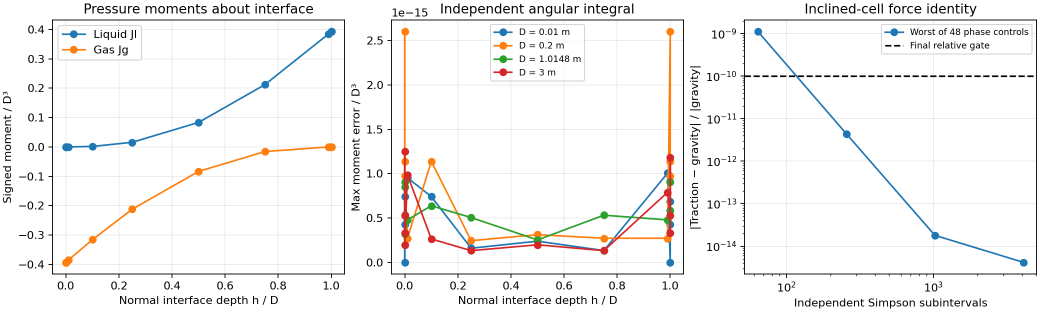
#> input picture src/test/resources/neqsim/process/equipment/pipeline/hydrostatic-pressure-moments/qualification.png, 2080 x 624 px (shown at 1/2 size); its folder holds only this picture in this run
$ python pfd_layout_check.py ../src/test/resources/neqsim/process/equipment/pipeline/hydrostatic-pressure-moments/qualification.png
#> lines starting #> are read from the running program, lines starting #| are printed output that depends on the picture
#!/usr/bin/env python
"""Deterministic layout checker for process flow diagrams (PFD, BFD, P&ID sketches, flow diagrams).

Every flow diagram must pass this check before it is placed in a report, drawing set or deliverable
(see the ``pfd-layout-review`` agent and the ``neqsim-pfd-layout-review`` skill). The checker works on the
*geometry* of the diagram, not on pixels, so it is exact and repeatable:

* **Spec (JSON/dict)**: the generator exports nodes, edges, labels and canvas (``neqsim.pfd_layout.v1``;
  :mod:`pfd_diagram` does this for matplotlib generators). Preferred input.
* **SVG**: parsed into the same model (rect/circle/polygon/polyline/path/text; ``data-tag`` groups are nodes,
  ``data-stream`` groups are edges, as written by ``psr_diagrams``). Text boxes are estimated from font size.
* **PNG/JPG**: raster only. Structural checks are impossible, so the result is capped at WARN
  (``RASTER_ONLY``) and a visual inspection checklist is returned; only whitespace, clipping and
  resolution are measured.

Findings carry a stable ``code``, a severity (ERROR, WARN, INFO), the objects involved, the location and a
concrete fix-up. Status: FAIL if any ERROR, WARN if any WARN, else PASS. A layout score (0-100) summarises
the penalties. Waivers recorded in the spec (``"waivers": [{"code": ..., "reason": ...}]``) turn a code
into INFO and are listed in the report.

Coordinates: x to the right, y DOWN (SVG convention); boxes are ``[x, y, w, h]``.

Usage::

    python pfd_layout_check.py figure.svg other_spec.json --json review.json --md review.md
    python -m pfd_layout_check sheets/*.svg --out-dir pfd_layout_review --strict

Exit code: 0 PASS, 1 WARN, 2 FAIL (with ``--strict`` WARN is also exit 2).
"""
from __future__ import annotations

import argparse
import json
import math
import os
import re
import sys
import xml.etree.ElementTree as ET

SCHEMA = "neqsim.pfd_layout.v1"
ERROR, WARN, INFO = "ERROR", "WARN", "INFO"

DEFAULT_OPTIONS = {
    "min_font_pt_warn": 5.0,
    "min_font_pt_error": 3.5,
    "default_intended_width_mm": 160.0,
    "label_touch_margin": 0.25,  # fraction of the label height
    "attach_tol_frac": 0.006,  # fraction of the canvas diagonal
    "min_box_gap_frac": 0.012,
    "min_port_sep_frac": 0.03,
    "empty_pocket_frac": 0.14,
    "off_center_frac": 0.15,
    "quadrant_share_min": 0.08,
    "feed_left_frac": 0.5,
    "product_left_frac": 0.3,
    "backward_edge_frac": 0.34,
    "max_crossings": 0,
    "require_tags": None,  # None: PFD and P&ID sketches need tags, BFD does not
    "require_stream_ids": None,  # None: PFD and P&ID sketches need stream ids, BFD does not
    "require_legend": None,  # None: needed when two or more line styles are used
    "require_footer": True,
}

EQUIPMENT_KINDS = {"vessel", "separator", "scrubber", "column", "absorber", "contactor", "stripper", "tower",
                   "hx", "exchanger", "cooler", "heater", "reboiler", "condenser", "pump", "compressor", "expander",
                   "turbine", "tank", "filter", "coalescer", "hydrocyclone", "reactor", "furnace", "valve", "choke",
                   "drum", "mixer", "splitter", "equipment", "unit"}
NO_TAG_KINDS = {"boundary", "feed", "product", "junction", "note", "block", "node", "offpage", "connector", "terminal",
                "pipe", "legend", "title"}
COLUMN_KINDS = {"column", "absorber", "contactor", "stripper", "tower"}
GAS_FLUIDS = {"gas", "vapor", "vapour", "air", "fuelgas", "flashgas", "steam"}
LIQUID_FLUIDS = {"oil", "water", "liquid", "glycol", "teg", "meg", "condensate", "hc", "lean", "rich", "brine"}
TAG_RE = re.compile(r"\b\d{1,3}[A-Z]{1,3}[-_ ]?\d{2,5}[A-Z]{0,2}\b|\b[A-Z]{1,4}[-_]\d{2,5}[A-Z]?\b|\b[A-Z]{2,5}\d{3,5}[A-Z]?\b")
STREAM_RE = re.compile(r"^\s*(?:S|stream\s*)?\d{1,4}\s*$", re.I)

PENALTY = {ERROR: 8.0, WARN: 3.0, INFO: 0.0}


# --------------------------------------------------------------------------------------------- geometry
def rect_of(b):
    x, y, w, h = b
    return (float(x), float(y), float(x) + float(w), float(y) + float(h))


# [4 lines left out: function overlap_area, not called in this run]


def inflate(b, m):
    x, y, w, h = b
    return [x - m, y - m, w + 2 * m, h + 2 * m]


# [81 lines left out: functions seg_inside_rect_len, seg_intersection, point_seg_dist, point_rect_boundary_dist, side_of, estimate_text_bbox, not called in this run]


# --------------------------------------------------------------------------------------------- model
class Finding(dict):
    """A single check result (dict so it serialises directly)."""


class Report:
    """Result of one diagram check."""

    def __init__(self, name, kind):
        self.name = name
        self.kind = kind
        self.findings = []
        self.metrics = {}
        self.waived = []
        self.checklist = []

    def add(self, code, severity, message, fix="", objects=None, at=None):
        self.findings.append(Finding(code=code, severity=severity, message=message, fix=fix,
                                     objects=list(objects or []), at=[round(at[0], 2), round(at[1], 2)] if at else None))

    @property
    def counts(self):
        c = {ERROR: 0, WARN: 0, INFO: 0}
        for f in self.findings:
            c[f["severity"]] += 1
        return c

    @property
    def status(self):
        c = self.counts
        if c[ERROR]:
            return "FAIL"
        if c[WARN]:
            return "WARN"
        return "PASS"

    @property
    def score(self):
        pen = 0.0
        crossing_pen = 0.0
        for f in self.findings:
            if f["code"] == "CROSSING":
                crossing_pen += 2.0 * f.get("count", 1)
            else:
                pen += PENALTY[f["severity"]]
        return round(max(0.0, 100.0 - pen - min(crossing_pen, 20.0)), 1)

    # [81 lines left out: functions to_dict, to_markdown, _norm_spec, _fill_text_bbox, _core, _dedupe, not called in this run]


def _segments(e):
    p = e["points"]
    return [(p[i], p[i + 1]) for i in range(len(p) - 1)]


# [188 lines left out: functions _flow_vector, check_spec, not called in this run]


def _short(t, n=36):
    t = str(t or "").replace("\n", " / ")
    return t if len(t) <= n else t[: n - 1] + "..."


# [412 lines left out: functions _rect_gap, _collect_labels, _connectivity, _crossings_and_overlaps, _collinear_overlap, _arrows and 7 more, not called in this run]


# --------------------------------------------------------------------------------------------- SVG loader
_NUM = re.compile(r"[-+]?(?:\d+\.?\d*|\.\d+)(?:[eE][-+]?\d+)?")


# [5 lines left out: function _f, not called in this run]


def _strip(tag):
    return tag.split("}", 1)[-1]


def _pts(v):
    n = [float(x) for x in _NUM.findall(v or "")]
    return [(n[i], n[i + 1]) for i in range(0, len(n) - 1, 2)]


# [51 lines left out: functions _path_points, load_svg, not called in this run]


# --------------------------------------------------------------------------------------------- raster loader
def check_raster(path, name=None, options=None):
    """Raster-only review: whitespace, clipping, resolution. Structural checks need the source geometry."""
    from PIL import Image  # noqa: WPS433

    o = dict(DEFAULT_OPTIONS)
    o.update(options or {})
    im = Image.open(path).convert("L")
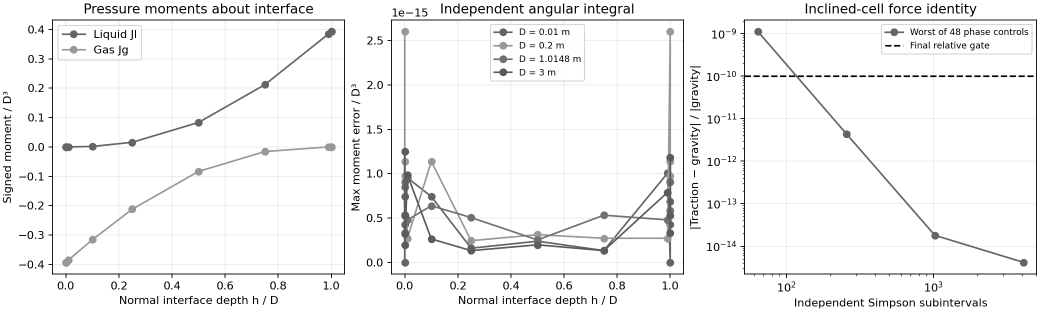
#> im: PIL image 2080x624 L (shown at 1/2 size); min 0, max 255, mean 244.1
    w, h = im.size
#> w = 2080; h = 624
    rep = Report(name or os.path.splitext(os.path.basename(path))[0], "raster")
    px = im.load()
    step = max(1, min(w, h) // 600)
#> step = 1
    xs0, ys0, xs1, ys1 = w, h, 0, 0
#> xs0 = 2080; ys0 = 624; xs1 = 0; ys1 = 0
    nx, ny = 8, 6
    cell = [[0] * nx for _ in range(ny)]
    total = 0
    for y in range(0, h, step):
        for x in range(0, w, step):
            if px[x, y] < 215:
                total += 1
                xs0, xs1 = min(xs0, x), max(xs1, x)
                ys0, ys1 = min(ys0, y), max(ys1, y)
                cell[min(ny - 1, y * ny // h)][min(nx - 1, x * nx // w)] += 1
#> after the loop, total = 80206
    rep.metrics.update({"width_px": w, "height_px": h})
    rep.add("RASTER_ONLY", WARN, "Only a raster image is available: overlaps, crossings, arrowheads and tags cannot be verified",
            "Re-generate the figure from its source geometry (spec/SVG) and check that, then keep the PNG only as a rendering", [])
    rep.checklist = [
        "No boxes overlap or touch; no text overlaps a box or a line",
        "Every line ends in an arrowhead at a box edge; flow reads left to right (feed left, products right)",
        "Stream labels sit beside lines (never on them); stream numbers/tags are present",
        "Lines do not run through boxes; crossings are avoided; merges have a junction dot",
        "Legend, title and status footer present; whitespace balanced; text legible at print size",
    ]
    if total == 0:
        rep.add("BLANK_IMAGE", ERROR, "Image is blank", "Re-render the figure", [])
        return rep
    if w < 900:
        rep.add("LOW_RESOLUTION", WARN, "Image is only %d px wide" % w, "Render at 200 dpi or more", [])
    if xs0 <= 1 or ys0 <= 1 or xs1 >= w - 2 or ys1 >= h - 2:
        rep.add("TEXT_OUTSIDE_CANVAS", ERROR, "Content touches the image border (likely clipped)", "Add margins or enlarge the canvas", [])
    left, right, top, bottom = xs0, w - 1 - xs1, ys0, h - 1 - ys1
#> left = 6; right = 6; top = 7; bottom = 7
    rep.metrics["margins_px"] = [left, right, top, bottom]
    if abs(left - right) > o["off_center_frac"] * w:
        rep.add("WHITESPACE_UNBALANCED", WARN, "Content is off-centre horizontally (margins %d / %d px)" % (left, right), "Re-balance the layout", [])
    empty = sum(1 for r in cell for v in r if v < 0.002 * total)
#> empty = 4
    rep.metrics["empty_cells_of_48"] = empty
    if empty > 0.34 * nx * ny:
        rep.add("WHITESPACE_POCKET", WARN, "%d of %d image regions are empty" % (empty, nx * ny), "Spread the layout over the whole area or crop the canvas", [])
    return rep


# --------------------------------------------------------------------------------------------- review driver
def review(path_or_spec, options=None, kind=None, name=None):
    """Check a spec dict, a ``.json`` spec file, an ``.svg`` drawing or a raster image."""
    if isinstance(path_or_spec, dict):
        return check_spec(path_or_spec, options, name)
    p = str(path_or_spec)
    ext = os.path.splitext(p)[1].lower()
    if ext == ".json":
        with open(p, "r", encoding="utf-8") as fh:
            return check_spec(json.load(fh), options, name or os.path.splitext(os.path.basename(p))[0])
    if ext == ".svg":
        return check_spec(load_svg(p, kind=kind, name=name), options, name)
    if ext in (".png", ".jpg", ".jpeg", ".bmp", ".gif"):
        return check_raster(p, name, options)
    raise ValueError("unsupported diagram file: %s" % p)


def review_many(paths, out_dir=None, options=None, kind=None):
    """Review many files; optionally write one JSON per file, ``summary.json`` and ``review.md``. Returns reports."""
    reports = []
    for p in paths:
        try:
            reports.append((p, review(p, options, kind)))
        except Exception as exc:  # report the failure instead of hiding the figure
            r = Report(os.path.basename(str(p)), "error")
            r.add("CHECK_ERROR", ERROR, "Checker could not read the diagram: %s" % exc, "Provide an SVG, JSON spec or raster", [])
            reports.append((p, r))
    if out_dir:
        os.makedirs(out_dir, exist_ok=True)
        summary = []
        md = ["# PFD layout review", "", "| Diagram | Status | Score | Errors | Warnings |", "|---|---|---|---|---|"]
        for p, r in reports:
            base = re.sub(r"[^A-Za-z0-9_.-]+", "_", os.path.splitext(os.path.basename(str(p)))[0])
            with open(os.path.join(out_dir, base + ".review.json"), "w", encoding="utf-8") as fh:
                json.dump(r.to_dict(), fh, indent=1)
            c = r.counts
            summary.append({"file": str(p), "status": r.status, "score": r.score, "errors": c[ERROR], "warnings": c[WARN]})
            md.append("| %s | %s | %s | %d | %d |" % (os.path.basename(str(p)), r.status, r.score, c[ERROR], c[WARN]))
        md.append("")
        for p, r in reports:
            md.append(r.to_markdown())
        with open(os.path.join(out_dir, "summary.json"), "w", encoding="utf-8") as fh:
            json.dump({"schema": "neqsim.pfd_layout_summary.v1", "diagrams": summary}, fh, indent=1)
        with open(os.path.join(out_dir, "review.md"), "w", encoding="utf-8") as fh:
            fh.write("\n".join(md))
    return reports


def worst_status(reports):
    rank = {"PASS": 0, "WARN": 1, "FAIL": 2}
    return max((r.status for _, r in reports), key=lambda s: rank[s], default="PASS")


def main(argv=None):
    ap = argparse.ArgumentParser(description="Deterministic layout check for flow diagrams (SVG, JSON spec, raster).")
    ap.add_argument("files", nargs="+", help="SVG, JSON spec, PNG/JPG files or glob patterns")
    ap.add_argument("--kind", help="pfd, bfd, pid_sketch or flow (default from file)")
    ap.add_argument("--json", help="write the first report as JSON to this path")
    ap.add_argument("--md", help="write all reports as Markdown to this path")
    ap.add_argument("--out-dir", help="write one review JSON per diagram plus summary.json and review.md")
    ap.add_argument("--strict", action="store_true", help="exit 2 on WARN as well as FAIL")
    ap.add_argument("--intended-width-mm", type=float, help="print width used for the font size check (raster/px specs)")
    ap.add_argument("--quiet", action="store_true")
    a = ap.parse_args(argv)
    import glob

    paths = []
    for f in a.files:
        hits = sorted(glob.glob(f))
        paths += hits or [f]
    opts = {}
    reports = review_many(paths, a.out_dir, opts, a.kind)
    if a.json:
        with open(a.json, "w", encoding="utf-8") as fh:
            json.dump(reports[0][1].to_dict() if len(reports) == 1 else [r.to_dict() for _, r in reports], fh, indent=1)
    if a.md:
        with open(a.md, "w", encoding="utf-8") as fh:
            fh.write("\n".join(r.to_markdown() for _, r in reports))
    if not a.quiet:
        for p, r in reports:
            c = r.counts
            print("%-5s score %5.1f  E%-2d W%-2d  %s" % (r.status, r.score, c[ERROR], c[WARN], os.path.basename(str(p))))
            if len(reports) == 1:
                for f in r.findings:
                    print("   %-5s %-22s %s\n         fix: %s" % (f["severity"], f["code"], f["message"], f["fix"]))
    worst = worst_status(reports)
    return {"PASS": 0, "WARN": 2 if a.strict else 1, "FAIL": 2}[worst]


if __name__ == "__main__":
#> (the run stopped early here; a loop or call above may not have finished)
